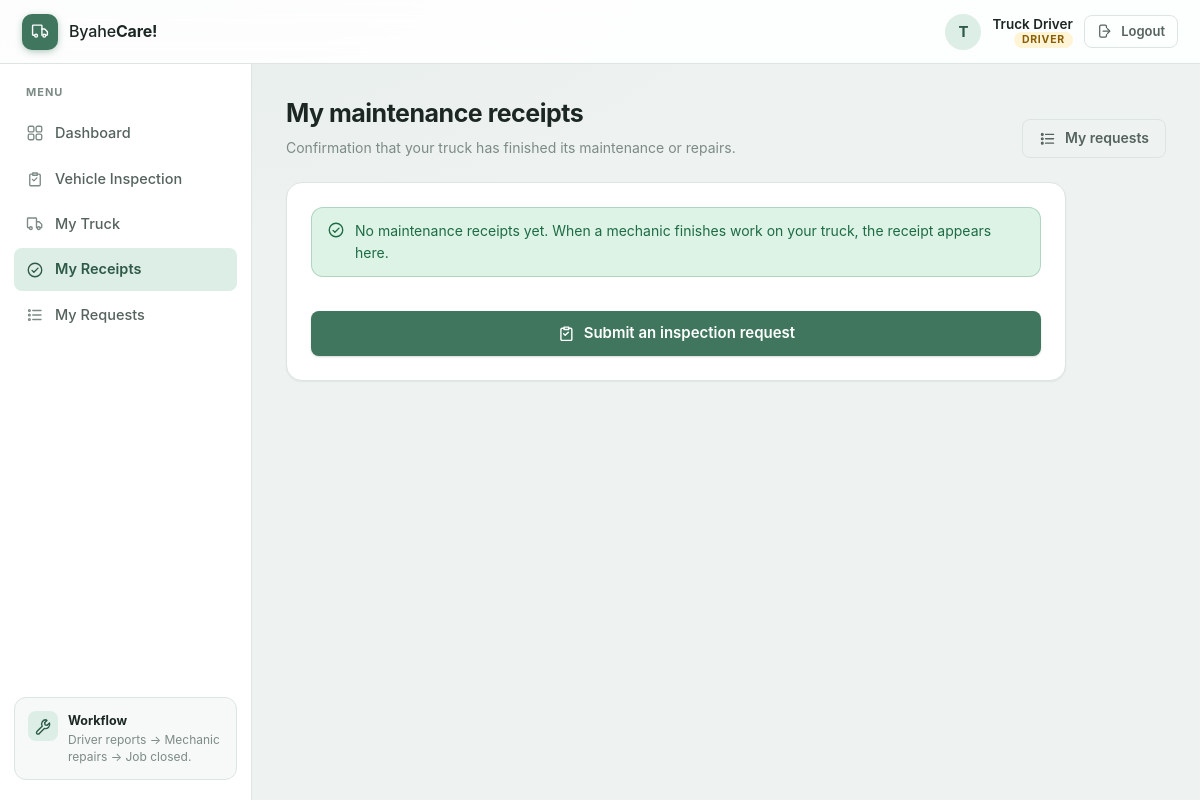
The page /receipts (signed in) on the database as committed earlier.
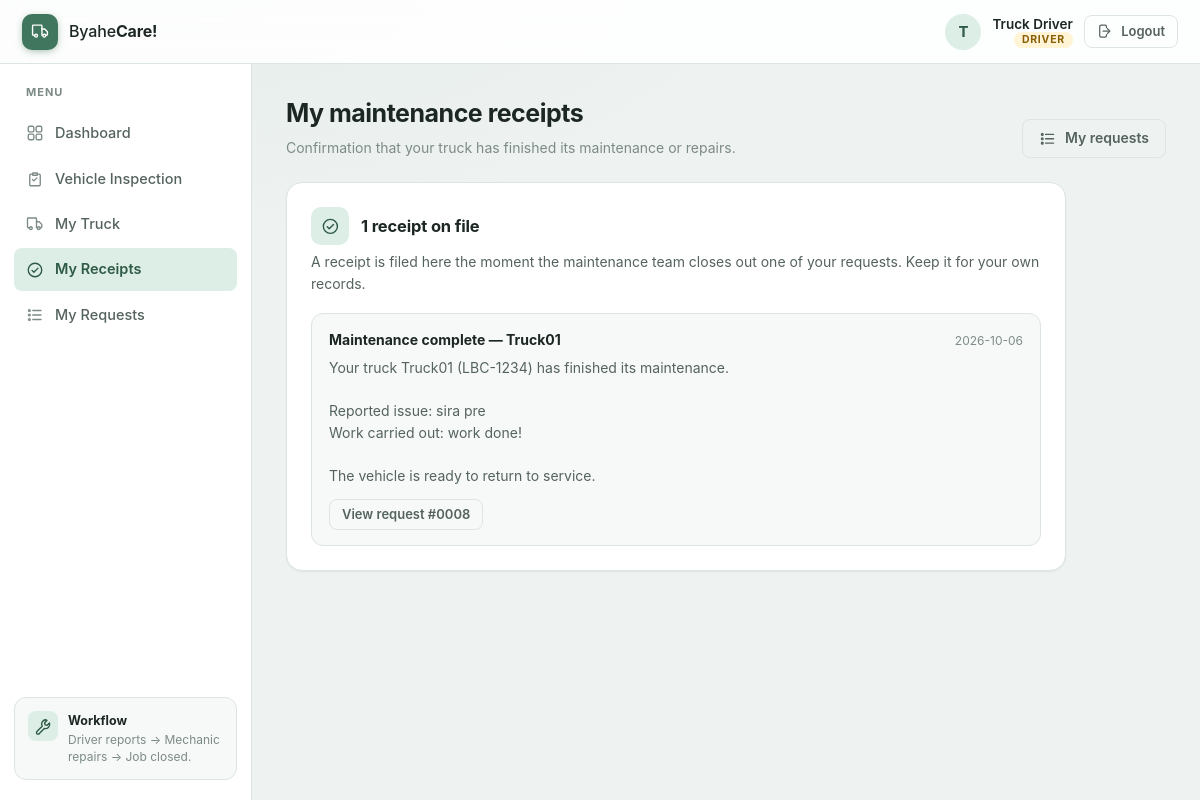
The same page on the database as committed later.
### tables this page shows
CREATE TABLE notifications (
            id INTEGER PRIMARY KEY AUTOINCREMENT,
            user_id INTEGER NOT NULL,
            request_id INTEGER,
            title TEXT NOT NULL,
            body TEXT,
            created_at TEXT,
            is_read INTEGER DEFAULT 0
        );

### app.py (the view)
@app.route("/receipts")
def receipts():
    if "user_id" not in session:
        return redirect(url_for("login"))
    if session["role"] != "driver":
        flash("Only drivers have maintenance receipts.", "error")
        return redirect(url_for("dashboard"))
    conn = get_db()
    receipts = conn.execute("""
        SELECT
            notifications.*,
            trucks.truck_number,
            trucks.plate_number
        FROM notifications
        LEFT JOIN inspection_requests
        ON notifications.request_id = inspection_requests.id
        LEFT JOIN trucks
        ON inspection_requests.truck_id = trucks.id
        WHERE notifications.user_id = ?
        ORDER BY notifications.id DESC
    """, (session["user_id"],)).fetchall()
    unread_count = conn.execute("""
        SELECT COUNT(*) FROM notifications
        WHERE user_id = ? AND is_read = 0
    """, (session["user_id"],)).fetchone()[0]
    mark_receipts_read(conn, session["user_id"])
    conn.commit()
    conn.close()
    return render_template(
        "receipts.html",
        receipts=receipts,
        unread_count=unread_count
    )

### app.py (called while the page is built)
def get_db():
    conn = sqlite3.connect(DATABASE)
    conn.row_factory = sqlite3.Row
    return conn

def mark_receipts_read(conn, user_id):
    conn.execute("""
        UPDATE notifications
        SET is_read = 1
        WHERE user_id = ? AND is_read = 0
    """, (user_id,))

### templates/receipts.html (shortened to what this page needs)
{% extends "base.html" %}
{% block page_title %}My maintenance receipts{% endblock %}
{% block page_subtitle %}
    Confirmation that your truck has finished its maintenance or repairs.
{% endblock %}
{% block page_actions %}
    <a class="btn btn--ghost" href="{{ url_for('requests') }}">
        <svg class="icon" aria-hidden="true"><use href="#i-list"></use></svg>
        My requests
    </a>
{% endblock %}
{% block content %}
{% if receipts %}
    <section class="panel" style="max-width: 780px; margin-top: 0;">
        <div class="panel__head">
            <span class="panel__icon">
                <svg class="icon" aria-hidden="true"><use href="#i-check-badge"></use></svg>
            </span>
            <h3>
                {{ receipts|length }} {{ 'receipt' if receipts|length == 1 else 'receipts' }}
                on file
            </h3>
        </div>
        <p>
            A receipt is filed here the moment the maintenance team closes out
            one of your requests. Keep it for your own records.
        </p>
        <ul class="receipts">
            {% for receipt in receipts %}
                <li class="receipt {{ 'is-unread' if not receipt['is_read'] }}">
                    <div class="receipt__head">
                        <strong>{{ receipt['title'] }}</strong>
                        <time datetime="{{ receipt['created_at'] }}">
                            {{ receipt['created_at'] or 'just now' }}
                        </time>
                    </div>
                    <p class="receipt__body">{{ receipt['body'] }}</p>
                    {% if receipt['request_id'] %}
                        <a class="btn btn--ghost btn--sm"
                           href="{{ url_for('requests') }}#request-{{ receipt['request_id'] }}">
                            View request #{{ '%04d'|format(receipt['request_id']) }}
                        </a>
                    {% endif %}
                </li>
            {% endfor %}
        </ul>
    </section>
{% else %}
    <div class="panel" style="max-width: 780px; margin-top: 0;">
        <div class="alert alert--success">
            <svg class="icon" aria-hidden="true"><use href="#i-check-circle"></use></svg>
            <span>No maintenance receipts yet. When a mechanic finishes work
                on your truck, the receipt appears here.</span>
        </div>
        <a class="btn btn--primary" href="{{ url_for('inspection') }}">
            <svg class="icon" aria-hidden="true"><use href="#i-clipboard"></use></svg>
            Submit an inspection request
        </a>
    </div>
{% endif %}
{% endblock %}

Rows that differ between the two databases and show on the page:
added notifications: title "Maintenance complete — Truck01", created_at "2026-10-06", body "Your truck Truck01 (LBC-1234) has finished its maintenance. Reported issue: sira pre Work carried out: work done! The vehicle is ready to return to service.", request_id "0008"
Other text that changed with them:
{{ receipts|length }}: (not shown) → "1"
{{ 'receipt' if receipts|length == 1 else 'receipts' }}: (not shown) → "receipt"
text no longer shown: "No maintenance receipts yet. When a mechanic finishes work on your truck, the receipt appears here. Submit an inspection request"
text now shown: "on file A receipt is filed here the moment the maintenance team closes out one of your requests. Keep it for your own records."
